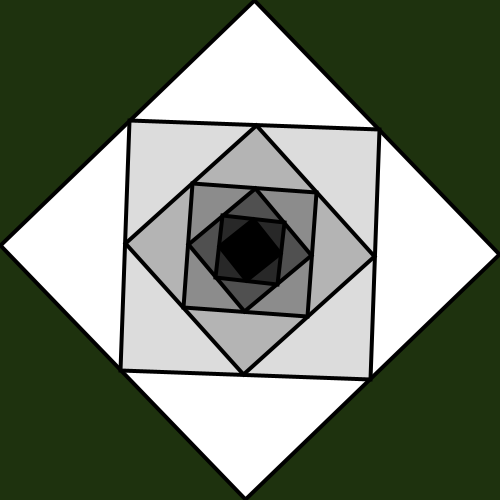
Frame 1 (no input)
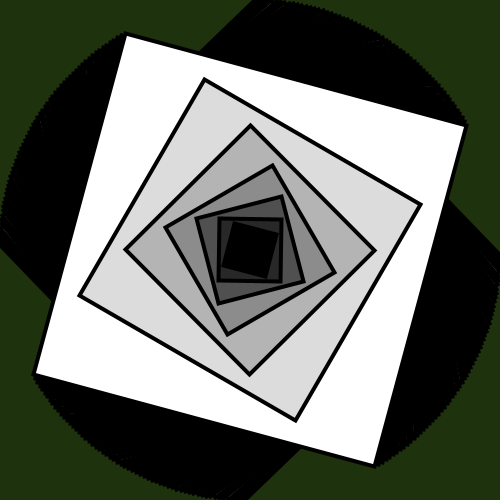
Frame 60 (the mouse pressed at the canvas centre just before this capture)
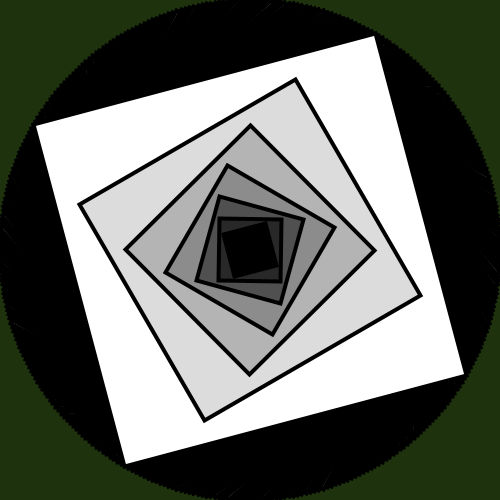
Frame 120 (the mouse held since frame 60 and released just before this capture)

The Processing sketch that drew these frames (run headless with seeded random() and noise(); from frame 60 on, the mouse is pressed at the canvas centre):

// Processing sketch: processing_87317
// ── processing_87317.pde

int s = 20;
void setup () {
  size (500,500);
  background(30,50,14);
  strokeWeight(4);
}

void draw () {
   frameRate(s);
  translate(width/2,height/2);
  rotate(radians(frameCount%(180)));
  fill(255,255,255);
  quad(0,250,250,0,0,-250,-250,0);
  rotate(radians(frameCount%(180)));
  fill(220,220,220);
  quad(125,125,-125,125,-125,-125,125,-125);
   rotate(radians(frameCount%(180)));
   fill(180,180,180);
  quad(125,0,0,125,-125,0,0,-125);
   rotate(radians(frameCount%(180)));
  fill(140,140,140);
  quad(125/2,125/2,-125/2,125/2,-125/2,-125/2,125/2,-125/2);
   rotate(radians(frameCount%(180)));
  fill(80,80,80);
  quad(125/2,0,0,125/2,-125/2,0,0,-125/2);
   rotate(radians(frameCount%(180)));
  fill(40,40,40);
  quad(125/4,125/4,-125/4,125/4,-125/4,-125/4,125/4,-125/4);
   rotate(radians(frameCount%(180)));
  fill(0,0,0);
  quad(125/4,0,0,125/4,-125/4,0,0,-125/4);
}
void keyPressed(){
  if(key == CODED){
    if (keyCode == UP){
      s=s+5;
      s=min(s,100);
    }
    if (keyCode == DOWN){
      s=s-5;
      s=max(s,1);
    }}}
